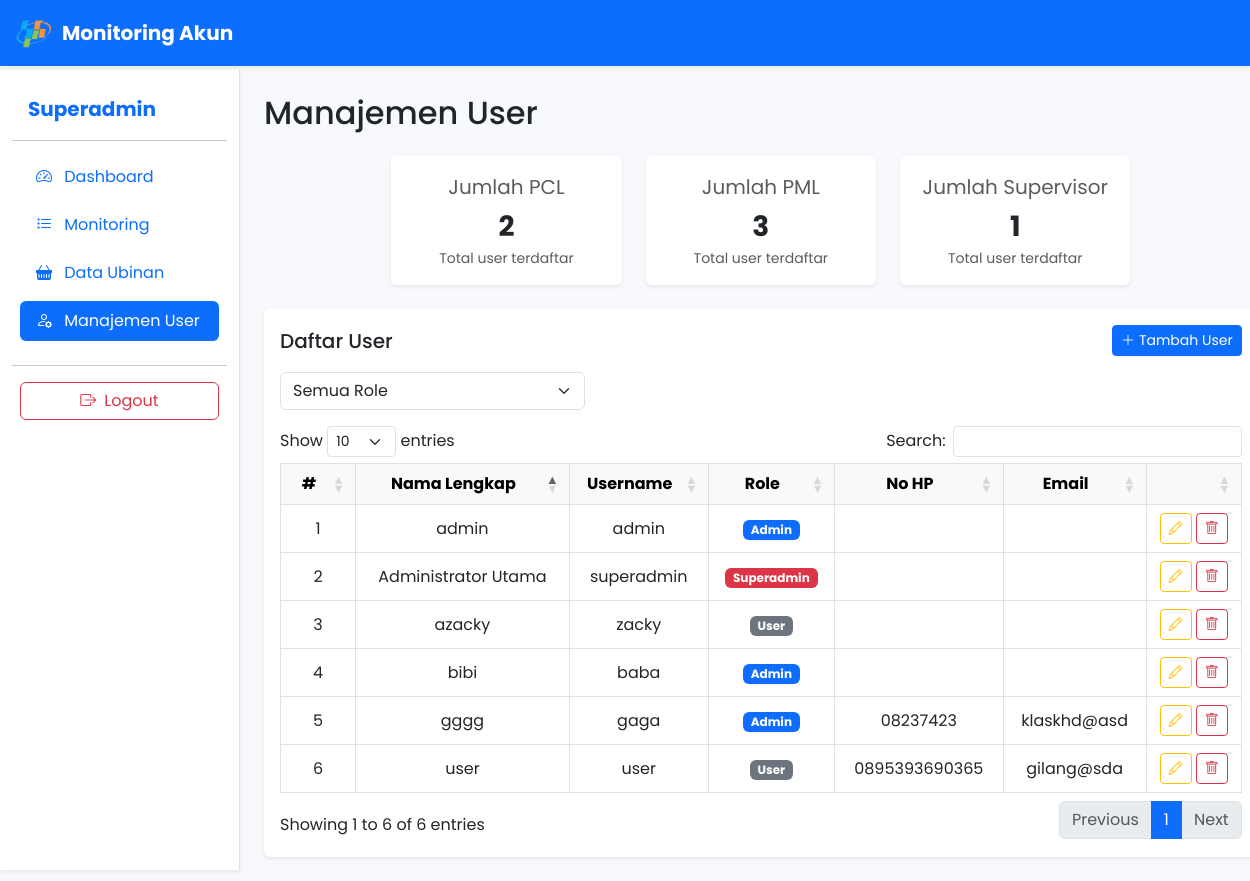
The app's page /client/service/super-admin/monitoring_akun.php (signed in) with its own data.
### tables this page shows
CREATE TABLE `users` (
  `id` int(11) NOT NULL,
  `username` varchar(50) NOT NULL,
  `password` varchar(255) NOT NULL,
  `nama_lengkap` varchar(100) DEFAULT NULL,
  `no_hp` varchar(20) NOT NULL,
  `email` varchar(50) NOT NULL,
  `role` enum('admin','superadmin','user') DEFAULT 'admin',
  `created_at` timestamp NOT NULL DEFAULT current_timestamp(),
  `updated_at` timestamp NULL DEFAULT NULL ON UPDATE current_timestamp()
);

### client/service/super-admin/monitoring_akun.php (the view, shortened to what this page needs)
<?php
include '../../../server/config/koneksi.php';
$jumlah_user = mysqli_fetch_assoc(mysqli_query($conn, "SELECT COUNT(*) AS total FROM users WHERE role='user'"))['total'] ?? 0;
$jumlah_admin = mysqli_fetch_assoc(mysqli_query($conn, "SELECT COUNT(*) AS total FROM users WHERE role='admin'"))['total'] ?? 0;
$jumlah_superadmin = mysqli_fetch_assoc(mysqli_query($conn, "SELECT COUNT(*) AS total FROM users WHERE role='superadmin'"))['total'] ?? 0;
?>
<!DOCTYPE html>
<html lang="id">
<head>
  <link href="https://cdn.jsdelivr.net/npm/bootstrap@5.3.0/dist/css/bootstrap.min.css" rel="stylesheet">
  <link href="https://cdn.jsdelivr.net/npm/bootstrap-icons@1.10.5/font/bootstrap-icons.css" rel="stylesheet">
  <link rel="stylesheet" href="https://cdn.datatables.net/1.13.6/css/dataTables.bootstrap5.min.css">
</head>
<body>
<nav class="navbar navbar-expand-lg navbar-dark bg-primary shadow-sm fixed-top" style="z-index:1040;">
    <div class="container-fluid">
        <a class="navbar-brand d-flex align-items-center" href="monitoring_panen.php">
            <img src="../../assets/logo.png" alt="Logo BPS" height="40" class="me-2">
            Monitoring Akun
        </a>
    </div>
</nav>
 <div class="container-fluid" style="padding-top:70px;">
  <div class="row">
    <nav class="col-md-3 col-lg-2 d-md-block bg-white border-end shadow-sm sidebar py-4 position-fixed" style="height:100vh; z-index:1030;">
      <div class="position-sticky">
        <a href="#" class="d-flex align-items-center mb-3 mb-md-0 me-md-auto text-primary text-decoration-none px-3">
          <span class="fs-5 fw-bold">Superadmin</span>
        </a>
        <hr>
        <ul class="nav nav-pills flex-column mb-auto px-2">
          <li class="nav-item mb-2">
            <a href="super_admin.php" class="nav-link text-primary" aria-current="page">
              <i class="bi bi-speedometer2 me-2"></i> Dashboard
            </a>
          </li>
          <li class="nav-item mb-2">
              <a href="monitoring.php" class="nav-link">
                  <i class="bi bi-list-task me-2"></i> Monitoring
              </a>
          </li>
          <li class="nav-item mb-2">
            <a href="monitoring_panen.php" class="nav-link text-primary">
              <i class="bi bi-basket-fill me-2"></i> Data Ubinan
            </a>
          </li>
          <li class="nav-item mb-2">
            <a href="monitoring_akun.php" class="nav-link active">
              <i class="bi bi-person-gear me-2"></i> Manajemen User
            </a>
          </li>
        </ul>
        <hr>
        <div class="px-2">
          <a href="../../auth/logout.php" class="btn btn-outline-danger w-100"><i class="bi bi-box-arrow-right me-2"></i>Logout</a>
        </div>
      </div>
    </nav>
    <main id="mainContent" class="col-lg-10 ms-auto px-4 pt-4">
      <h2 class="mb-4">Manajemen User</h2>
      <div class="row g-4 mb-4 d-flex justify-content-center flex-wrap">
        <div class="col-12 col-sm-6 col-lg-3">
          <div class="card shadow-sm border-0 text-center h-100">
            <div class="card-body">
              <div class="fs-5 text-muted mb-1">Jumlah PCL</div>
              <div class="fs-3 fw-bold"><?= $jumlah_user ?? 0; ?></div>
              <div class="small text-muted">Total user terdaftar</div>
            </div>
          </div>
        </div>
        <div class="col-12 col-sm-6 col-lg-3">
          <div class="card shadow-sm border-0 text-center h-100">
            <div class="card-body">
              <div class="fs-5 text-muted mb-1">Jumlah PML</div>
              <div class="fs-3 fw-bold"><?= $jumlah_admin ?? 0; ?></div>
              <div class="small text-muted">Total user terdaftar</div>
            </div>
          </div>
        </div>
        <div class="col-12 col-sm-6 col-lg-3">
          <div class="card shadow-sm border-0 text-center h-100">
            <div class="card-body">
              <div class="fs-5 text-muted mb-1">Jumlah Supervisor</div>
              <div class="fs-3 fw-bold"><?= $jumlah_superadmin ?? 0; ?></div>
              <div class="small text-muted">Total user terdaftar</div>
            </div>
          </div>
        </div>
      </div>
      <div class="card shadow-sm border-0 mb-4">
        <div class="card-body">
          <div class="d-flex justify-content-between align-items-center mb-3">
            <h5 class="card-title mb-0">Daftar User</h5>
            <a href="tambah_user.php" class="btn btn-primary btn-sm">
              <i class="bi bi-plus-lg me-1"></i>Tambah User
            </a>
          </div>
          <div class="row mb-3">
            <div class="col-md-4 mb-2 mb-md-0">
              <select id="roleFilter" class="form-select">
                <option value="">Semua Role</option>
              </select>
            </div>
          </div>
          <div class="table-responsive">
            <table class="table table-bordered align-middle" id="userTable">
              <thead class="table-light">
                <tr>
                  <th class="text-center" style="width:40px;">#</th>
                  <th class="text-center">Nama Lengkap</th>
                  <th class="text-center">Username</th>
                  <th class="text-center">Role</th>
                  <th class="text-center">No HP</th>
                  <th class="text-center">Email</th>
                  <th class="text-center" style="width:60px;"></th>
                </tr>
              </thead>
              <tbody>
                <?php
                $q_user = mysqli_query($conn, "SELECT * FROM users ORDER BY created_at DESC");
                while ($row = mysqli_fetch_assoc($q_user)): ?>
                  <tr data-role="<?= htmlspecialchars($row['role']); ?>">
                    <td class="text-center"></td>
                    <td class="text-center"><?= htmlspecialchars($row['nama_lengkap']); ?></td>
                    <td class="text-center"><?= htmlspecialchars($row['username']); ?></td>
                    <td class="text-center">
                      <?php
                        $role = strtolower($row['role']);
                        if ($role === 'superadmin') {
                          echo '<span class="badge bg-danger">Superadmin</span>';
                        } elseif ($role === 'admin') {
                          echo '<span class="badge bg-primary">Admin</span>';
                        } else {
                          echo '<span class="badge bg-secondary">User</span>';
                        }
                      ?>
                    </td>
                    <td class="text-center"><?= htmlspecialchars($row['no_hp']); ?></td>
                    <td class="text-center"><?= htmlspecialchars($row['email']); ?></td>
                    <td class="text-center">
                      <a href="edit_akun.php?id=<?= $row['id']; ?>" class="btn btn-sm btn-outline-warning"><i class="bi bi-pencil"></i></a>
                      <a href="#"
                        class="btn btn-sm btn-outline-danger deleteButton"
                        data-id="<?= $row['id']; ?>"
                        data-username="<?= htmlspecialchars($row['username']); ?>">
                        <i class="bi bi-trash"></i>
                      </a>
                    </td>
                  </tr>
                <?php endwhile; ?>
              </tbody>
            </table>
          </div>
        </div>
      </div>
    </main>
  </div>
</div>
</body>
</html>

### client/service/super-admin/monitoring_akun.php (style rules this page uses)
body { background-color: #f8f9fc; font-family: 'Poppins', sans-serif; }
@media (min-width: 992px) { #mainContent { margin-left: 240px !important; } }
.sidebar { width: 240px; }
.navbar-brand { font-weight: bold; }

### records on screen
users: nama_lengkap "gggg", username "gaga", role "Admin", no_hp "08237423", email "klaskhd@asd"
users: nama_lengkap "bibi", username "baba", role "Admin"
users: nama_lengkap "azacky", username "zacky", role "User"
users: nama_lengkap "admin", username "admin", role "Admin"
users: nama_lengkap "user", username "user", role "User", no_hp "0895393690365", email "gilang@sda"
users: nama_lengkap "Administrator Utama", username "superadmin", role "Superadmin"

### other values on screen
$jumlah_user "2"
$jumlah_admin "3"
$jumlah_superadmin "1"
